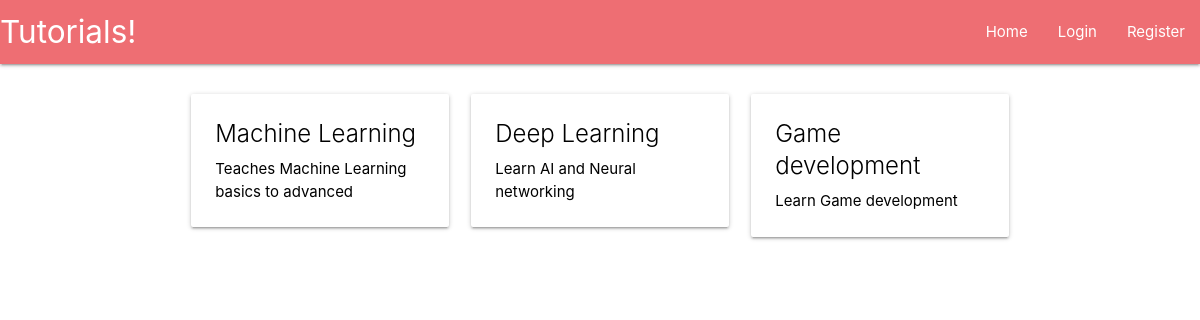
Page /learn-advanced-python on the committed database.
### main/models.py (models this page shows, shortened)
class TutorialSeries(models.Model):
    tutorial_series = models.CharField(max_length=200)
    tutorial_category = models.ForeignKey(TutorialCategory, default=1, verbose_name="Category", on_delete=models.SET_DEFAULT)
    series_summary = models.CharField(max_length=200)
    class Meta:
        verbose_name_plural = "Series"

### main/views.py (the view, shortened to what this page needs)
# urls.py: path('<single_slug>', views.single_slug, name='single_slug'),
def single_slug(request, single_slug):
	categories = [c.category_slug for c in TutorialCategory.objects.all()]
	if single_slug in categories:
		matching_series = TutorialSeries.objects.filter(tutorial_category__category_slug=single_slug)
		series_urls = {}
		for m in matching_series.all():
			part_one = Tutorial.objects.filter(tutorial_series__tutorial_series=m.tutorial_series).earliest('tutorial_published')
			series_urls[m] = part_one.tutorial_slug
		return render(request, 'main/category.html', {'part_ones': series_urls})

### main/templates/main/category.html
{% extends 'main/header.html' %}
{% block content %}
    <div class="row">
        {% for tut, partone in part_ones.items %}
            <div class="col s12 m6 l4">
                <a href="{{partone}}", style="color:#000">
                    <div class="card hoverable">
                        <div class="card-content">
                            <div class="card-title">{{tut.tutorial_series}}</div>
                            <p>{{tut.series_summary}}</p>
                        </div>
                    </div>
                </a>
            </div>
        {% endfor %}
    </div>
{% endblock %}

### rows in the picture
TutorialSeries: tutorial_series "Machine Learning", series_summary "Teaches Machine Learning basics to advanced"
TutorialSeries: tutorial_series "Deep Learning", series_summary "Learn AI and Neural networking"
TutorialSeries: tutorial_series "Game development", series_summary "Learn Game development"
